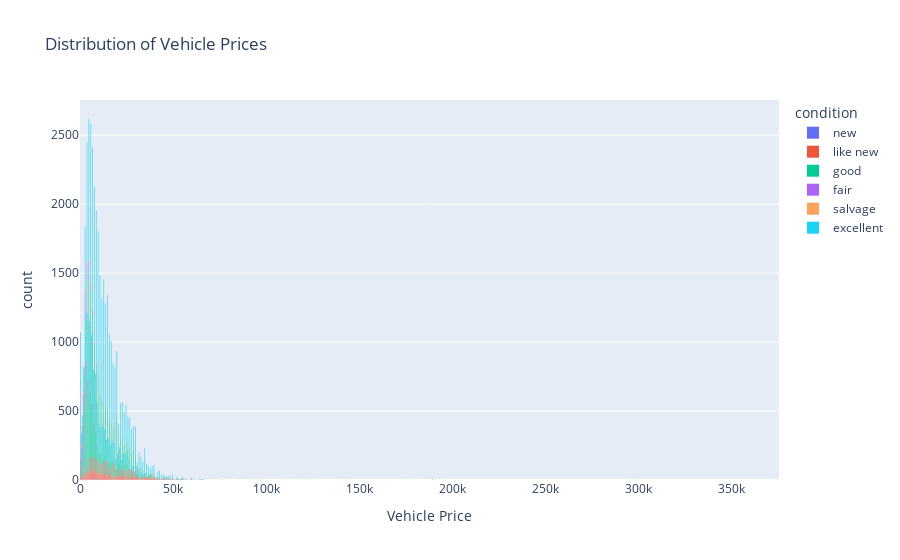

Source (notebook cell):
### Code cell
# Create a histogram
fig = px.histogram(data, x='price', color='condition',
                   title='Distribution of Vehicle Prices',
                   labels={'price': 'Vehicle Price'}, # can specify one label per df column
                   opacity=0.8,
                   
                     category_orders={'condition': ['new', 'like new', 'good', 'fair', 'salvage', 'excellent']}   # customize color of histogram bars
                   )

# Update layout
fig.update_layout(bargap=0.2)  # Gap between bars

# Show plot
fig.show()

### Figure 1 — Plotly figure (JSON) as saved in the notebook; plotly's stock layout.template omitted (floating-point values rounded to 4 significant figures; data arrays with more than 128 entries replaced by an {"elided": "..."} marker saying what was removed)
{"data": [{"alignmentgroup": "True", "bingroup": "x", "hovertemplate": "condition=new<br>Vehicle Price=%{x}<br>count=%{y}<extra></extra>", "legendgroup": "new", "marker": {"color": "#636efa", "opacity": 0.8, "pattern": {"shape": ""}}, "name": "new", "offsetgroup": "new", "orientation": "v", "showlegend": true, "type": "histogram", "x": {"elided": "143 int values"}, "xaxis": "x", "yaxis": "y"}, {"alignmentgroup": "True", "bingroup": "x", "hovertemplate": "condition=like new<br>Vehicle Price=%{x}<br>count=%{y}<extra></extra>", "legendgroup": "like new", "marker": {"color": "#EF553B", "opacity": 0.8, "pattern": {"shape": ""}}, "name": "like new", "offsetgroup": "like new", "orientation": "v", "showlegend": true, "type": "histogram", "x": {"elided": "4742 int values"}, "xaxis": "x", "yaxis": "y"}, {"alignmentgroup": "True", "bingroup": "x", "hovertemplate": "condition=good<br>Vehicle Price=%{x}<br>count=%{y}<extra></extra>", "legendgroup": "good", "marker": {"color": "#00cc96", "opacity": 0.8, "pattern": {"shape": ""}}, "name": "good", "offsetgroup": "good", "orientation": "v", "showlegend": true, "type": "histogram", "x": {"elided": "20145 int values"}, "xaxis": "x", "yaxis": "y"}, {"alignmentgroup": "True", "bingroup": "x", "hovertemplate": "condition=fair<br>Vehicle Price=%{x}<br>count=%{y}<extra></extra>", "legendgroup": "fair", "marker": {"color": "#ab63fa", "opacity": 0.8, "pattern": {"shape": ""}}, "name": "fair", "offsetgroup": "fair", "orientation": "v", "showlegend": true, "type": "histogram", "x": {"elided": "1607 int values"}, "xaxis": "x", "yaxis": "y"}, {"alignmentgroup": "True", "bingroup": "x", "hovertemplate": "condition=salvage<br>Vehicle Price=%{x}<br>count=%{y}<extra></extra>", "legendgroup": "salvage", "marker": {"color": "#FFA15A", "opacity": 0.8, "pattern": {"shape": ""}}, "name": "salvage", "offsetgroup": "salvage", "orientation": "v", "showlegend": true, "type": "histogram", "x": [600, 1000, 5500, 999, 850, 5000, 8000, 2500, 1800, 1000, 1500, 1800, 8000, 580, 2700, 11000, 800, 800, 3800, 4100, 12900, 400, 18500, 13500, 5500, 900, 850, 4500, 3750, 22000, 800, 1700, 9450, 2000, 1500, 5000, 4000, 800, 13000, 800, 15000, 2950, 1500, 3500, 800, 10700, 9975, 1400, 1200, 3500, 800, 20750, 8750, 13200, 6750, 2950, 2495, 2400, 2700, 2500, 800, 1200, 1200, 1000, 4500, 500, 4700, 1000, 3500, 5200, 20750, 8750, 8725, 750, 5000, 1700, 3000, 3000, 6000, 2500, 700, 5990, 500, 2500, 2250, 650, 700, 1000, 1900, 600, 7000, 1000, 1500, 7000, 4800, 500, 2000, 700, 3000, 5000, 7000, 450, 9900, 1500, 5000, 14500, 500, 1500, 1000, 850, 500, 3500, 5000, 2900, 2700], "xaxis": "x", "yaxis": "y"}, {"alignmentgroup": "True", "bingroup": "x", "hovertemplate": "condition=excellent<br>Vehicle Price=%{x}<br>count=%{y}<extra></extra>", "legendgroup": "excellent", "marker": {"color": "#19d3f3", "opacity": 0.8, "pattern": {"shape": ""}}, "name": "excellent", "offsetgroup": "excellent", "orientation": "v", "showlegend": true, "type": "histogram", "x": {"elided": "24773 int values"}, "xaxis": "x", "yaxis": "y"}], "layout": {"bargap": 0.2, "barmode": "relative", "legend": {"title": {"text": "condition"}, "tracegroupgap": 0}, "title": {"text": "Distribution of Vehicle Prices"}, "xaxis": {"anchor": "y", "domain": [0, 1], "title": {"text": "Vehicle Price"}}, "yaxis": {"anchor": "x", "domain": [0, 1], "title": {"text": "count"}}}}
